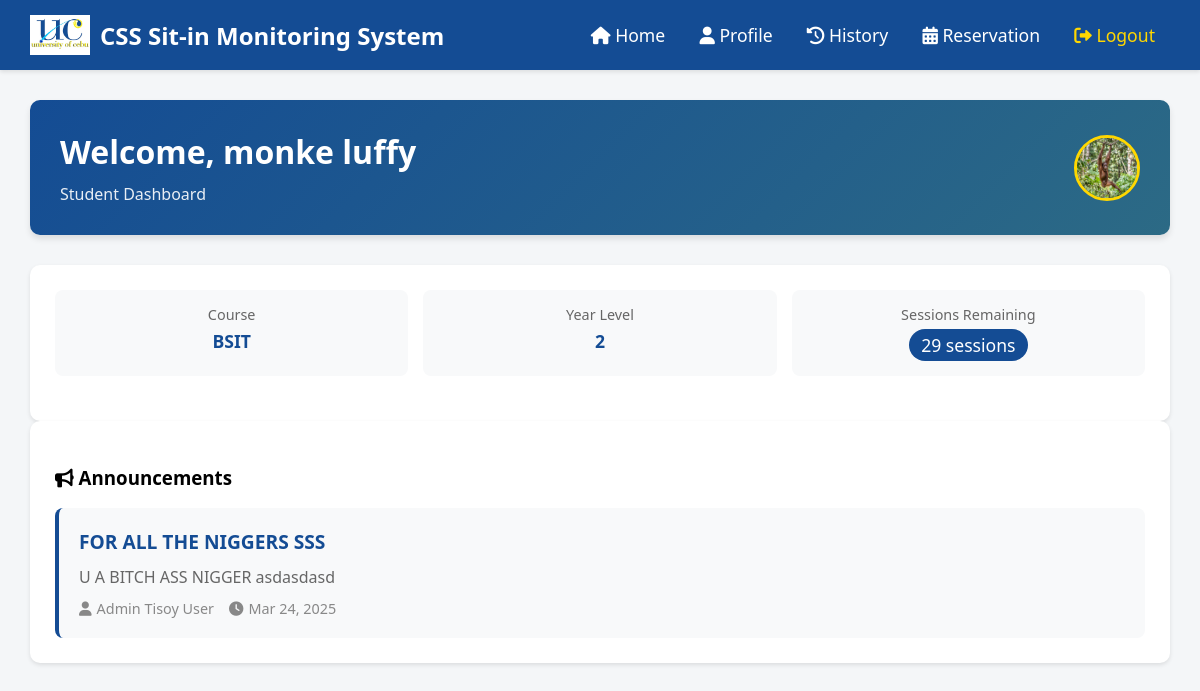
Page /dashboard.php (signed in) on the committed database.
### tables this page shows
CREATE TABLE `users` (
  `ID` int(11) NOT NULL,
  `Lastname` varchar(255) NOT NULL,
  `Firstname` varchar(255) NOT NULL,
  `Midname` varchar(255) NOT NULL,
  `course` varchar(50) NOT NULL,
  `year_level` int(11) NOT NULL,
  `username` varchar(255) NOT NULL,
  `password` varchar(255) NOT NULL,
  `PROFILE_IMG` varchar(255) DEFAULT 'images/default.jpg',
  `role` varchar(20) DEFAULT 'user',
  `sessions_remaining` int(11) DEFAULT 30
);

CREATE TABLE `announcements` (
  `id` int(11) NOT NULL,
  `title` varchar(255) NOT NULL,
  `content` text NOT NULL,
  `posted_by` varchar(100) NOT NULL,
  `created_at` timestamp NOT NULL DEFAULT current_timestamp()
);

### dashboard.php (the view, shortened to what this page needs)
<?php
include("connect.php");
$username = $_SESSION['username'];
$query = "SELECT * FROM users WHERE username = ?";
$stmt = mysqli_prepare($conn, $query);
mysqli_stmt_bind_param($stmt, "s", $username);
mysqli_stmt_execute($stmt);
$result = mysqli_stmt_get_result($stmt);
$user_info = mysqli_fetch_assoc($result);
$announcements_query = "SELECT * FROM announcements ORDER BY created_at DESC LIMIT 5";
$announcements_result = mysqli_query($conn, $announcements_query);
?>
<!DOCTYPE html>
<html lang="en">
<head>
    <link rel="stylesheet" href="https://cdnjs.cloudflare.com/ajax/libs/font-awesome/6.0.0/css/all.min.css">
</head>
<body>
    <div class="navbar">
        <a href="#" class="navbar-brand">
            <img src="UC logo.jpg" alt="UC Logo">
            CSS Sit-in Monitoring System
        </a>
        <div class="navbar-links">
            <a href="dashboard.php"><i class="fas fa-home"></i> Home</a>
            <a href="profile.php"><i class="fas fa-user"></i> Profile</a>
            <a href="history.php"><i class="fas fa-history"></i> History</a>
            <a href="Reservation.php"><i class="fas fa-calendar-alt"></i> Reservation</a>
            <a href="logout.php" style="color: var(--accent-color);"><i class="fas fa-sign-out-alt"></i> Logout</a>
        </div>
    </div>
    <div class="main-content">
        <div class="welcome-section">
            <div class="welcome-text">
                <h1>Welcome, <?php echo htmlspecialchars($user_info['Firstname'] . ' ' . $user_info['Lastname']); ?></h1>
                <p>Student Dashboard</p>
            </div>
            <div class="user-profile">
                <img src="<?php echo !empty($user_info['PROFILE_IMG']) ? htmlspecialchars($user_info['PROFILE_IMG']) : 'images/default.jpg'; ?>" alt="Profile Picture">
            </div>
        </div>
        <div class="card">
            <div class="student-info">
                <div class="info-item">
                    <div class="info-label">Course</div>
                    <div class="info-value"><?php echo htmlspecialchars($user_info['course']); ?></div>
                </div>
                <div class="info-item">
                    <div class="info-label">Year Level</div>
                    <div class="info-value"><?php echo htmlspecialchars($user_info['year_level']); ?></div>
                </div>
                <div class="info-item">
                    <div class="info-label">Sessions Remaining</div>
                    <div class="info-value sessions-badge <?php echo $user_info['sessions_remaining'] <= 0 ? 'sessions-empty' : ''; ?>">
                        <?php echo htmlspecialchars($user_info['sessions_remaining']); ?> sessions
                    </div>
                </div>
            </div>
        </div>
        <div class="card">
            <h3><i class="fas fa-bullhorn"></i> Announcements</h3>
            <div class="announcements-list">
                <?php
                if (is_object($announcements_result) && mysqli_num_rows($announcements_result) > 0):
                    while($announcement = mysqli_fetch_assoc($announcements_result)):
                ?>
                <div class="announcement-item">
                    <div class="announcement-content">
                        <h4><?php echo htmlspecialchars($announcement['title']); ?></h4>
                        <p><?php echo htmlspecialchars($announcement['content']); ?></p>
                        <div class="announcement-meta">
                            <span><i class="fas fa-user"></i> <?php echo htmlspecialchars($announcement['posted_by']); ?></span>
                            <span><i class="fas fa-clock"></i> <?php echo date('M d, Y', strtotime($announcement['created_at'])); ?></span>
                        </div>
                    </div>
                </div>
                <?php
                    endwhile;
                else:
                ?>
                <div class="no-announcements">
                    <p><i class="fas fa-info-circle"></i> No announcements available</p>
                </div>
                <?php endif; ?>
            </div>
        </div>
    </div>
</body>
</html>

### dashboard.php (style rules this page uses)
:root { --primary-color: #144c94; --secondary-color: #2c6a85; --accent-color: #ffd700; --light-bg: #f4f6f8; }
body { font-family: 'Segoe UI', Tahoma, Geneva, Verdana, sans-serif; margin: 0; padding: 0; background-color: var(--light-bg); }
.navbar { background-color: var(--primary-color); padding: 15px 30px; display: flex; justify-content: space-between; align-items: center; box-shadow: 0 2px 4px rgba(0,0,0,0.1); }
.navbar-brand { display: flex; align-items: center; color: white; text-decoration: none; font-size: 1.5em; font-weight: bold; }
.navbar-brand img { height: 40px; margin-right: 10px; }
.navbar-links a { color: white; text-decoration: none; margin: 0 15px; font-size: 1.1em; transition: color 0.3s; }
.main-content { padding: 30px; max-width: 1400px; margin: 0 auto; }
.welcome-section { background: linear-gradient(135deg, var(--primary-color), var(--secondary-color)); color: white; padding: 30px; border-radius: 10px; margin-bottom: 30px; display: flex; justify-content: space-between; align-items: center; box-shadow: 0 4px 6px rgba(0,0,0,0.1); }
.welcome-text h1 { margin: 0; font-size: 2em; }
.welcome-text p { margin: 10px 0 0 0; opacity: 0.9; }
.user-profile { display: flex; align-items: center; gap: 15px; }
.user-profile img { width: 60px; height: 60px; border-radius: 50%; border: 3px solid var(--accent-color); }
.card { background-color: white; padding: 25px; border-radius: 10px; box-shadow: 0 2px 4px rgba(0,0,0,0.1); transition: transform 0.3s; }
.announcements-list { display: flex; flex-direction: column; gap: 15px; }
.announcement-item { display: flex; justify-content: space-between; align-items: flex-start; padding: 20px; background-color: #f8f9fa; border-radius: 8px; border-left: 4px solid var(--primary-color); }
.announcement-content { flex: 1; }
.announcement-content h4 { margin: 0 0 10px 0; color: var(--primary-color); font-size: 1.2em; }
.announcement-content p { margin: 0 0 10px 0; color: #666; line-height: 1.5; }
.announcement-meta { display: flex; gap: 15px; color: #888; font-size: 0.9em; margin-top: 10px; }
.announcement-meta span { display: flex; align-items: center; gap: 5px; }
.student-info { display: grid; grid-template-columns: repeat(auto-fit, minmax(200px, 1fr)); gap: 15px; margin-bottom: 20px; }
.info-item { background-color: #f8f9fa; padding: 15px; border-radius: 8px; text-align: center; }
.info-label { color: #666; font-size: 0.9em; margin-bottom: 5px; }
.info-value { color: var(--primary-color); font-weight: bold; font-size: 1.1em; }
.sessions-badge { background-color: var(--primary-color); color: white; padding: 4px 12px; border-radius: 20px; font-weight: 500; display: inline-block; }

### rows in the picture
users: Firstname+Lastname "monke luffy", PROFILE_IMG (picture), course "BSIT", year_level "2", sessions_remaining "29"
announcements: title "FOR ALL THE NIGGERS SSS", content "U A BITCH ASS NIGGER asdasdasd", posted_by "Admin Tisoy User", created_at "Mar 24, 2025"
